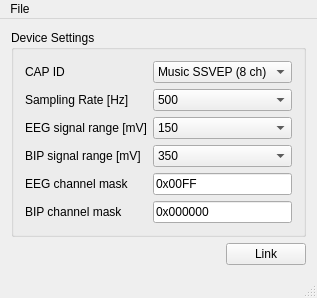
<?xml version="1.0" encoding="UTF-8"?>
<ui version="4.0">
 <class>MainWindowClass</class>
 <widget class="QMainWindow" name="MainWindowClass">
  <property name="geometry">
   <rect>
    <x>0</x>
    <y>0</y>
    <width>288</width>
    <height>294</height>
   </rect>
  </property>
  <property name="windowTitle">
   <string>eegApp</string>
  </property>
  <widget class="QWidget" name="centralWidget">
   <layout class="QHBoxLayout" name="horizontalLayout_2">
    <item>
     <layout class="QVBoxLayout" name="verticalLayout">
      <item>
       <widget class="QGroupBox" name="groupBox">
        <property name="title">
         <string>Device Settings</string>
        </property>
        <layout class="QFormLayout" name="formLayout">
         <property name="fieldGrowthPolicy">
          <enum>QFormLayout::AllNonFixedFieldsGrow</enum>
         </property>
         <item row="0" column="0">
          <widget class="QLabel" name="Cap_ID_Label">
           <property name="text">
            <string>CAP ID</string>
           </property>
          </widget>
         </item>
         <item row="0" column="1">
          <widget class="QComboBox" name="Cap_ID">
           <item>
            <property name="text">
             <string>Music SSVEP (8 ch)</string>
            </property>
           </item>
           <item>
            <property name="text">
             <string>CA-203  (32 ch)</string>
            </property>
           </item>
           <item>
            <property name="text">
             <string>CA-208  (64 ch)</string>
            </property>
           </item>
           <item>
            <property name="text">
             <string>CA-209  (128 ch)</string>
            </property>
           </item>
           <item>
            <property name="text">
             <string> 64   - No Labels</string>
            </property>
           </item>
           <item>
            <property name="text">
             <string>128 - No Labels</string>
            </property>
           </item>
          </widget>
         </item>
         <item row="1" column="0">
          <widget class="QLabel" name="SR_Label">
           <property name="text">
            <string>Sampling Rate [Hz]</string>
           </property>
          </widget>
         </item>
         <item row="1" column="1">
          <widget class="QComboBox" name="samplingRate">
           <property name="toolTip">
            <string>Sampling rate to use.</string>
           </property>
           <property name="currentIndex">
            <number>0</number>
           </property>
           <item>
            <property name="text">
             <string>500</string>
            </property>
           </item>
           <item>
            <property name="text">
             <string>512</string>
            </property>
           </item>
           <item>
            <property name="text">
             <string>1000</string>
            </property>
           </item>
           <item>
            <property name="text">
             <string>1024</string>
            </property>
           </item>
           <item>
            <property name="text">
             <string>2000</string>
            </property>
           </item>
           <item>
            <property name="text">
             <string>2048</string>
            </property>
           </item>
           <item>
            <property name="text">
             <string>4000</string>
            </property>
           </item>
           <item>
            <property name="text">
             <string>4096</string>
            </property>
           </item>
           <item>
            <property name="text">
             <string>8000</string>
            </property>
           </item>
           <item>
            <property name="text">
             <string>8192</string>
            </property>
           </item>
           <item>
            <property name="text">
             <string>16000</string>
            </property>
           </item>
           <item>
            <property name="text">
             <string>16384</string>
            </property>
           </item>
          </widget>
         </item>
         <item row="2" column="0">
          <widget class="QLabel" name="EEG_Range_Label">
           <property name="text">
            <string>EEG signal range [mV]</string>
           </property>
          </widget>
         </item>
         <item row="2" column="1">
          <widget class="QComboBox" name="EEG_Range">
           <item>
            <property name="text">
             <string>150</string>
            </property>
           </item>
           <item>
            <property name="text">
             <string>750</string>
            </property>
           </item>
           <item>
            <property name="text">
             <string>1000</string>
            </property>
           </item>
          </widget>
         </item>
         <item row="3" column="0">
          <widget class="QLabel" name="BIP_Range_Label">
           <property name="text">
            <string>BIP signal range [mV]</string>
           </property>
          </widget>
         </item>
         <item row="3" column="1">
          <widget class="QComboBox" name="BIP_Range">
           <item>
            <property name="text">
             <string>350</string>
            </property>
           </item>
           <item>
            <property name="text">
             <string>700</string>
            </property>
           </item>
           <item>
            <property name="text">
             <string>1500</string>
            </property>
           </item>
           <item>
            <property name="text">
             <string>4000</string>
            </property>
           </item>
          </widget>
         </item>
         <item row="4" column="0">
          <widget class="QLabel" name="EEG_Mask_Label">
           <property name="text">
            <string>EEG channel mask</string>
           </property>
          </widget>
         </item>
         <item row="4" column="1">
          <widget class="QLineEdit" name="EEG_LineEdit">
           <property name="text">
            <string>0x00FF</string>
           </property>
          </widget>
         </item>
         <item row="5" column="0">
          <widget class="QLabel" name="BIP_Channel_Label">
           <property name="text">
            <string>BIP channel mask</string>
           </property>
          </widget>
         </item>
         <item row="5" column="1">
          <widget class="QLineEdit" name="BIP_LineEdit">
           <property name="text">
            <string>0x000000</string>
           </property>
          </widget>
         </item>
        </layout>
       </widget>
      </item>
      <item>
       <layout class="QHBoxLayout" name="horizontalLayout">
        <item>
         <spacer name="horizontalSpacer">
          <property name="orientation">
           <enum>Qt::Horizontal</enum>
          </property>
          <property name="sizeHint" stdset="0">
           <size>
            <width>40</width>
            <height>20</height>
           </size>
          </property>
         </spacer>
        </item>
        <item>
         <widget class="QPushButton" name="linkButton">
          <property name="text">
           <string>Link</string>
          </property>
         </widget>
        </item>
       </layout>
      </item>
     </layout>
    </item>
   </layout>
  </widget>
  <widget class="QMenuBar" name="menuBar">
   <property name="geometry">
    <rect>
     <x>0</x>
     <y>0</y>
     <width>288</width>
     <height>22</height>
    </rect>
   </property>
   <widget class="QMenu" name="menuFile">
    <property name="title">
     <string>File</string>
    </property>
    <addaction name="actionLoad_Configuration"/>
    <addaction name="actionSave_Configuration"/>
    <addaction name="actionQuit"/>
   </widget>
   <addaction name="menuFile"/>
  </widget>
  <widget class="QStatusBar" name="statusBar"/>
  <action name="actionQuit_2">
   <property name="text">
    <string>Quit</string>
   </property>
  </action>
  <action name="actionLoad_Configuration">
   <property name="text">
    <string>Load Configuration</string>
   </property>
  </action>
  <action name="actionSave_Configuration">
   <property name="text">
    <string>Save Configuration</string>
   </property>
  </action>
  <action name="actionQuit">
   <property name="text">
    <string>Quit</string>
   </property>
  </action>
 </widget>
 <layoutdefault spacing="6" margin="11"/>
 <resources/>
 <connections/>
</ui>
